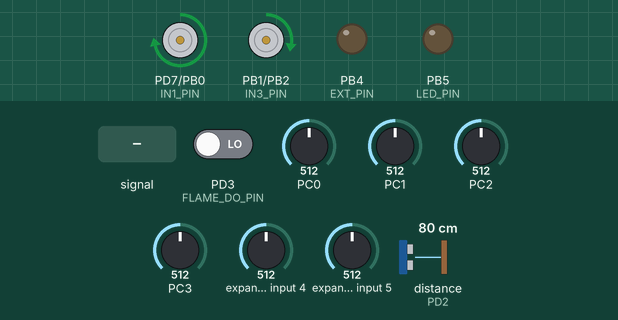
A program run on a simulated ATmega328P, built with avr-gcc and emulated at 16 MHz. Shown: motor-driver pin pairs drawn as motors (green arrow = first pin HIGH = forward, orange = second pin HIGH = backward, longer = more drive, scaled by the enable pin), output pins drawn as LEDs (lit = HIGH). Wiring (inferred from the names in the program): ultrasonic range finder: trigger PD4; echo PD2. The test bench sets the inputs (shaded band); at power-on: expander input 5 = 512, distance to the obstacle (sensor on PD2) 80 cm, PC0 = 512, PC1 = 512, PC2 = 512, PC3 = 512, PD3 (FLAME_DO_PIN) LOW, expander input 4 = 512. The echo pulse lasts 58.3 µs per cm; pins used as bus, display or sensor lines are not drawn.

Above: at 1.2 s.
1.3 s: expander input 5 fed a 200 Hz sine of ±255 counts around its level
At 2.1 s:
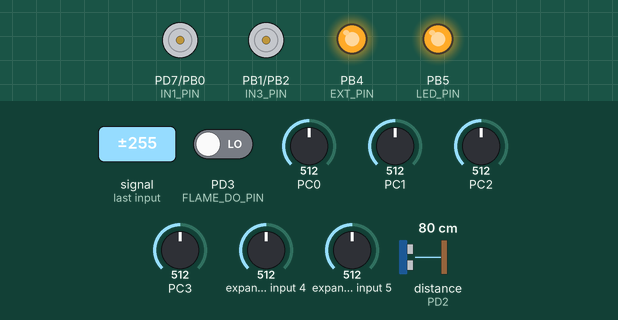
2.8 s: expander input 5 set to 716
At 5.0 s:
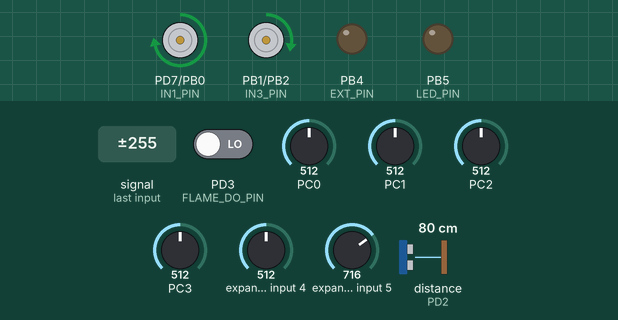
5.3 s: distance to the obstacle (sensor on PD2) set to 2 cm
At 6.5 s:
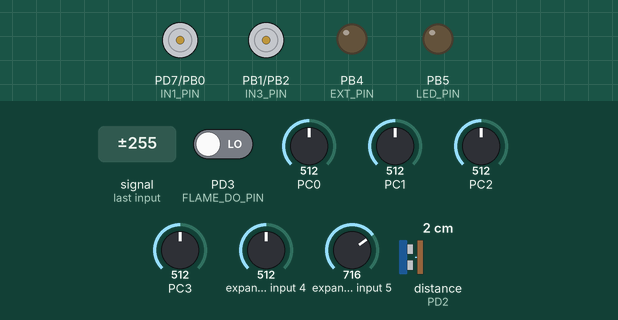
6.8 s: distance to the obstacle (sensor on PD2) set to 18 cm
At 7.8 s:
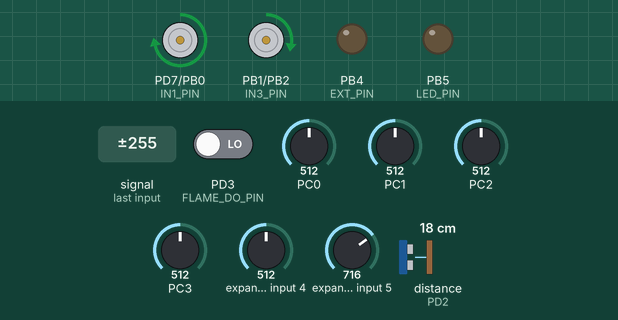
8.3 s: PC0 set to 523
At 8.6 s:
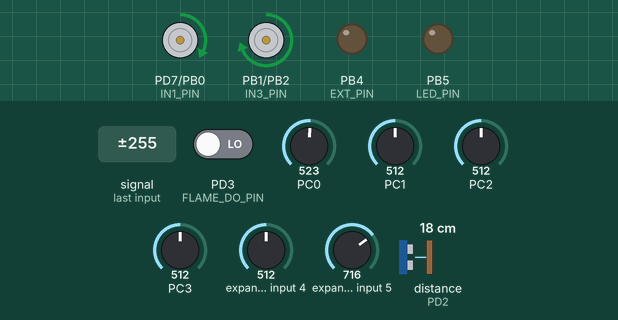
9.8 s: PC1 set to 523
At 11.0 s:
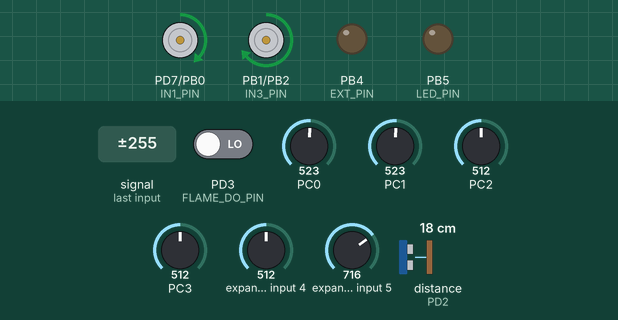
Timing chart, 0 to 12.3 s (numbered marks = the images above; inputs shaded):
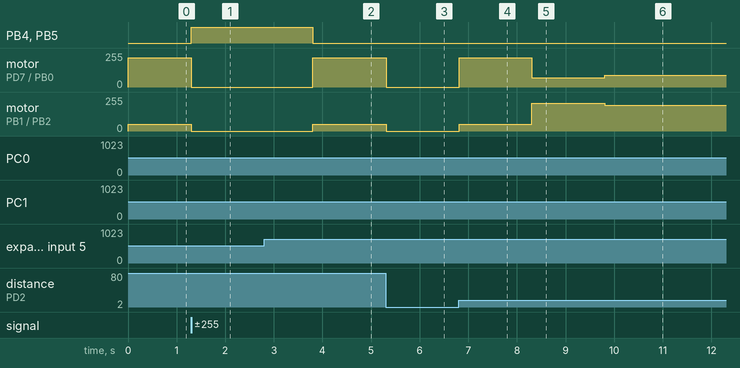

The program:

main.c
```c
/*
 * Bare-Metal AVR-C — Line Follower, Obstacle Detection & Fire Extinguisher Robot
 * MCU: ATmega328P @ 16 MHz (Arduino Nano V3)
 * Timers: Timer0 = Motor PWM | Timer1 = Non-Blocking Ultrasonic (0.5 us/tick) | Timer2 = 1 ms Tick
 */

#define F_CPU 16000000UL

#include <avr/io.h>
#include <avr/interrupt.h>
#include <util/delay.h>
#include <stdint.h>
#include <stdbool.h>

// ======================== CONFIGURATION ========================
#define USE_ULTRASONIC_OBS   1      // 1 = HC-SR04 (Trig PD4, Echo PD2); 0 = 3-pin IR on PD2
#define LINE_IS_HIGH         1      // 1 = black line reads > IR_THRESHOLD; 0 = < IR_THRESHOLD
#define EXT_ACTIVE_LOW       0      // 0 = Logic-Level N-MOSFET (Active-HIGH); 1 = Active-LOW Relay

#define IR_THRESHOLD         512
#define FLAME_ANALOG_TRIG    400
#define FLAME_ADC_SAMPLES    8
#define OBS_STOP_CM          15.0f

#define OBS_INTERVAL_MS      60UL
#define FLAME_DEBOUNCE_MS    75UL
#define EXT_HOLD_MS          1000UL

#define BASE_SPEED           140
#define MAX_SPEED            220

// ======================== PIN BITMASKS ========================
// L298N Motor Driver
#define ENA_PIN   PD5   // OC0B (Left Speed PWM)
#define ENB_PIN   PD6   // OC0A (Right Speed PWM)
#define IN1_PIN   PD7   // Left Dir A
#define IN2_PIN   PB0   // Left Dir B
#define IN3_PIN   PB1   // Right Dir A
#define IN4_PIN   PB2   // Right Dir B

// Obstacle & Flame Sensors
#define OBS_ECHO_PIN   PD2   // INT0 (Echo or 3-pin IR OUT)
#define OBS_TRIG_PIN   PD4   // HC-SR04 Trigger
#define FLAME_DO_PIN   PD3   // INT1 (Active-LOW)

// Extinguisher & Status LED
#define EXT_PIN        PB4   // D12 (MOSFET Gate / Relay IN)
#define LED_PIN        PB5   // D13

// ADC Channels
static const uint8_t IR_CHANNELS[5] = {0, 1, 2, 3, 6}; // A0, A1, A2, A3, A6
static const int8_t  IR_WEIGHTS[5]  = {-2, -1, 0, 1, 2};
#define FLAME_ADC_CH   7                               // A7

// ======================== PID & RUNTIME STATE ========================
static const float Kp = 35.0f;
static const float Ki = 0.0f;
static const float Kd = 18.0f;

static float last_error = 0.0f;
static float integral   = 0.0f;

static volatile uint32_t sys_millis        = 0;
static volatile uint16_t echo_start_ticks  = 0;
static volatile uint16_t echo_width_ticks  = 0;
static volatile bool     echo_new_data     = false;
static volatile bool     ir_obs_irq_flag   = false;

static volatile bool     flame_irq_flag    = false;
static volatile uint32_t last_flame_irq_ms = 0;

// ======================== INTERRUPTS ========================
// Timer2 Compare Match A — 1 ms system tick
ISR(TIMER2_COMPA_vect) {
    sys_millis++;
}

// INT0 (PD2) — Non-blocking HC-SR04 rising/falling edge OR 3-pin IR falling edge
ISR(INT0_vect) {
#if USE_ULTRASONIC_OBS
    if (PIND & (1 << OBS_ECHO_PIN)) {
        echo_start_ticks = TCNT1;
    } else {
        echo_width_ticks = TCNT1 - echo_start_ticks;
        echo_new_data = true;
    }
#else
    ir_obs_irq_flag = true;
#endif
}

// INT1 (PD3) — Active-LOW flame trigger with software debounce
ISR(INT1_vect) {
    uint32_t now = sys_millis;
    if ((now - last_flame_irq_ms) >= FLAME_DEBOUNCE_MS) {
        flame_irq_flag = true;
        last_flame_irq_ms = now;
    }
}

static uint32_t get_millis(void) {
    uint32_t ms;
    cli();
    ms = sys_millis;
    sei();
    return ms;
}

// ======================== HARDWARE INIT ========================
static void gpio_init(void) {
    // Outputs on PORTD: ENA(PD5), ENB(PD6), IN1(PD7)
    DDRD |= (1 << ENA_PIN) | (1 << ENB_PIN) | (1 << IN1_PIN);
#if USE_ULTRASONIC_OBS
    DDRD  |= (1 << OBS_TRIG_PIN);
    PORTD &= ~(1 << OBS_TRIG_PIN);
#endif
    // Inputs on PORTD: OBS_ECHO(PD2), FLAME_DO(PD3)
    DDRD &= ~((1 << OBS_ECHO_PIN) | (1 << FLAME_DO_PIN));

    // Outputs on PORTB: IN2(PB0), IN3(PB1), IN4(PB2), EXT(PB4), LED(PB5)
    DDRB |= (1 << IN2_PIN) | (1 << IN3_PIN) | (1 << IN4_PIN) | (1 << EXT_PIN) | (1 << LED_PIN);
}

static void timer0_pwm_init(void) {
    // Fast PWM, Non-Inverting on OC0A (PD6/ENB) and OC0B (PD5/ENA), Prescaler 64 (~976 Hz)
    TCCR0A = (1 << COM0A1) | (1 << COM0B1) | (1 << WGM01) | (1 << WGM00);
    TCCR0B = (1 << CS01) | (1 << CS00);
    OCR0A = 0;
    OCR0B = 0;
}

static void timer1_ultrasonic_init(void) {
    // Free-running 16-bit timer, Prescaler = 8 -> 2 MHz (0.5 us per tick)
    TCCR1A = 0;
    TCCR1B = (1 << CS11);
}

static void timer2_millis_init(void) {
    // CTC mode, Prescaler = 64 -> 250 kHz; OCR2A = 249 -> 1 kHz (1 ms)
    TCCR2A = (1 << WGM21);
    TCCR2B = (1 << CS22);
    OCR2A  = 249;
    TIMSK2 = (1 << OCIE2A);
}

static void adc_init(void) {
    ADMUX  = (1 << REFS0);                                         // AVcc = 5V
    ADCSRA = (1 << ADEN) | (1 << ADPS2) | (1 << ADPS1) | (1 << ADPS0); // 125 kHz
}

static void ext_int_init(void) {
#if USE_ULTRASONIC_OBS
    // INT0 (PD2): Any logical change (ISC01 = 0, ISC00 = 1) for rising + falling edges
    EICRA = (EICRA | (1 << ISC00)) & ~(1 << ISC01);
#else
    // INT0 (PD2): Falling edge (ISC01 = 1, ISC00 = 0) for Active-LOW 3-pin IR
    EICRA = (EICRA | (1 << ISC01)) & ~(1 << ISC00);
#endif
    // INT1 (PD3): Falling edge (ISC11 = 1, ISC10 = 0) for Active-LOW flame alert
    EICRA = (EICRA | (1 << ISC11)) & ~(1 << ISC10);

    EIMSK |= (1 << INT0) | (1 << INT1);
}

static uint16_t adc_read(uint8_t channel) {
    ADMUX = (ADMUX & 0xF0) | (channel & 0x0F);
    ADCSRA |= (1 << ADSC);
    while (ADCSRA & (1 << ADSC));
    return ADC;
}

// ======================== ACTUATOR CONTROL ========================
static void set_extinguisher(bool on) {
#if EXT_ACTIVE_LOW
    if (on) PORTB &= ~(1 << EXT_PIN);
    else    PORTB |=  (1 << EXT_PIN);
#else
    if (on) PORTB |=  (1 << EXT_PIN);
    else    PORTB &= ~(1 << EXT_PIN);
#endif
}

static void stop_motors(void) {
    PORTD &= ~(1 << IN1_PIN);
    PORTB &= ~((1 << IN2_PIN) | (1 << IN3_PIN) | (1 << IN4_PIN));
    OCR0B = 0; // ENA
    OCR0A = 0; // ENB
}

static void set_motors(int16_t left_speed, int16_t right_speed) {
    if (left_speed >= 0) {
        PORTD |=  (1 << IN1_PIN);
        PORTB &= ~(1 << IN2_PIN);
        OCR0B = (uint8_t)left_speed;
    } else {
        PORTD &= ~(1 << IN1_PIN);
        PORTB |=  (1 << IN2_PIN);
        OCR0B = (uint8_t)(-left_speed);
    }

    if (right_speed >= 0) {
        PORTB |=  (1 << IN3_PIN);
        PORTB &= ~(1 << IN4_PIN);
        OCR0A = (uint8_t)right_speed;
    } else {
        PORTB &= ~(1 << IN3_PIN);
        PORTB |=  (1 << IN4_PIN);
        OCR0A = (uint8_t)(-right_speed);
    }
}

// ======================== SENSOR LOGIC ========================
static uint16_t read_flame_adc_avg(void) {
    uint32_t sum = 0;
    for (uint8_t i = 0; i < FLAME_ADC_SAMPLES; i++) {
        sum += adc_read(FLAME_ADC_CH);
    }
    return (uint16_t)(sum / FLAME_ADC_SAMPLES);
}

static bool is_fire_detected(void) {
    bool digital_fire   = ((PIND & (1 << FLAME_DO_PIN)) == 0);
    uint16_t analog_avg = read_flame_adc_avg();
    bool analog_fire    = (analog_avg < FLAME_ANALOG_TRIG);

    bool confirmed = (digital_fire && analog_fire) || (analog_avg < (FLAME_ANALOG_TRIG - 80));

    if (flame_irq_flag) {
        flame_irq_flag = false;
        if (digital_fire || analog_fire) confirmed = true;
    }
    return confirmed;
}

static void update_obstacle_state(uint32_t now, uint32_t *last_ping_ms, bool *obs_present) {
#if USE_ULTRASONIC_OBS
    if ((now - *last_ping_ms) >= OBS_INTERVAL_MS) {
        *last_ping_ms = now;
        PORTD &= ~(1 << OBS_TRIG_PIN);
        _delay_us(2);
        PORTD |= (1 << OBS_TRIG_PIN);
        _delay_us(10);
        PORTD &= ~(1 << OBS_TRIG_PIN);
    }

    if (echo_new_data) {
        cli();
        uint16_t ticks = echo_width_ticks;
        echo_new_data = false;
        sei();

        // 30,000 ticks at 0.5 us/tick = 15 ms (~2.5 m timeout)
        if (ticks == 0 || ticks > 30000) {
            *obs_present = false;
        } else {
            float dist_cm = (float)ticks / 116.0f; // (ticks * 0.5 us) / 58.0
            *obs_present = (dist_cm > 0.5f && dist_cm <= OBS_STOP_CM);
        }
    }
#else
    bool pin_low = ((PIND & (1 << OBS_ECHO_PIN)) == 0);
    *obs_present = pin_low || ir_obs_irq_flag;
    if (!pin_low) ir_obs_irq_flag = false;
#endif
}

static int16_t clamp_i16(int16_t val, int16_t min_v, int16_t max_v) {
    if (val < min_v) return min_v;
    if (val > max_v) return max_v;
    return val;
}

static void follow_line_pid(void) {
    int8_t active_count = 0;
    int8_t weighted_sum = 0;

    for (uint8_t i = 0; i < 5; i++) {
        uint16_t raw = adc_read(IR_CHANNELS[i]);
#if LINE_IS_HIGH
        bool on_line = (raw > IR_THRESHOLD);
#else
        bool on_line = (raw < IR_THRESHOLD);
#endif
        if (on_line) {
            weighted_sum += IR_WEIGHTS[i];
            active_count++;
        }
    }

    float error = (active_count > 0)
                    ? ((float)weighted_sum / (float)active_count)
                    : ((last_error >= 0.0f) ? 2.5f : -2.5f);

    integral += error;
    if (integral > 50.0f)  integral = 50.0f;
    if (integral < -50.0f) integral = -50.0f;

    float derivative = error - last_error;
    float correction = (Kp * error) + (Ki * integral) + (Kd * derivative);
    last_error = error;

    int16_t left_spd  = clamp_i16((int16_t)(BASE_SPEED + correction), -MAX_SPEED, MAX_SPEED);
    int16_t right_spd = clamp_i16((int16_t)(BASE_SPEED - correction), -MAX_SPEED, MAX_SPEED);

    set_motors(left_spd, right_spd);
}

// ======================== MAIN ========================
int main(void) {
    gpio_init();
    timer0_pwm_init();
    timer1_ultrasonic_init();
    timer2_millis_init();
    adc_init();
    ext_int_init();

    stop_motors();
    set_extinguisher(false);
    sei();

    uint32_t last_obs_ping_ms   = 0;
    uint32_t ext_hold_until_ms  = 0;
    bool obstacle_present       = false;

    while (1) {
        uint32_t now = get_millis();

        // PRIORITY 1: Fire Detection & Extinguisher Hold
        if (is_fire_detected()) {
            ext_hold_until_ms = now + EXT_HOLD_MS;
        }

        if (now < ext_hold_until_ms) {
            stop_motors();
            set_extinguisher(true);
            PORTB |= (1 << LED_PIN);
            continue;
        } else {
            set_extinguisher(false);
            PORTB &= ~(1 << LED_PIN);
        }

        // PRIORITY 2: Non-Blocking Obstacle Detection
        update_obstacle_state(now, &last_obs_ping_ms, &obstacle_present);
        if (obstacle_present) {
            stop_motors();
            continue;
        }

        // PRIORITY 3: 5-IR PID Line Following
        follow_line_pid();
    }
}
```

Measured:
- the behaviour switches between 512 and 513 on PC0 (found by bisection; images 4 and 5)
- after the input at 1.3 s, PB4 (EXT_PIN), PB5 (LED_PIN): LOW → HIGH at once; motor on PD7 (IN1_PIN) / PB0 (IN2_PIN): forward 220/255 → stopped at once; motor on PB1 (IN3_PIN) / PB2 (IN4_PIN): forward 52/255 → stopped at once
- after the input at 2.8 s, PB4 (EXT_PIN), PB5 (LED_PIN): HIGH → LOW after 1.0 s; motor on PD7 (IN1_PIN) / PB0 (IN2_PIN): stopped → forward 220/255 after 1.0 s; motor on PB1 (IN3_PIN) / PB2 (IN4_PIN): stopped → forward 52/255 after 1.0 s
- after the input at 5.3 s, motor on PD7 (IN1_PIN) / PB0 (IN2_PIN): forward 220/255 → stopped at once; motor on PB1 (IN3_PIN) / PB2 (IN4_PIN): forward 52/255 → stopped at once
- after the input at 6.8 s, motor on PD7 (IN1_PIN) / PB0 (IN2_PIN): stopped → forward 220/255 at once; motor on PB1 (IN3_PIN) / PB2 (IN4_PIN): stopped → forward 52/255 at once
- after the input at 8.3 s, motor on PD7 (IN1_PIN) / PB0 (IN2_PIN): forward 220/255 → forward 70/255 at once; motor on PB1 (IN3_PIN) / PB2 (IN4_PIN): forward 52/255 → forward 210/255 at once
- after the input at 9.8 s, motor on PD7 (IN1_PIN) / PB0 (IN2_PIN): forward 70/255 → forward 87/255 at once; motor on PB1 (IN3_PIN) / PB2 (IN4_PIN): forward 210/255 → forward 192/255 at once
